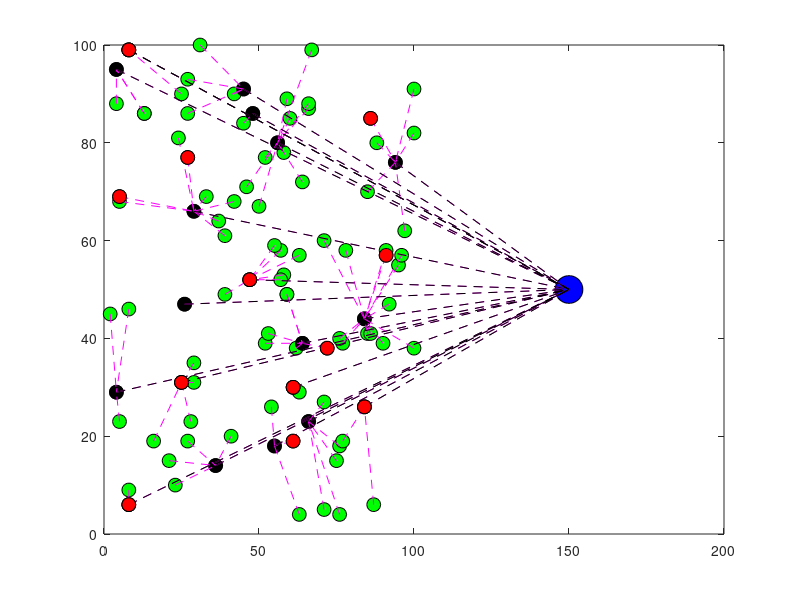

This figure's MATLAB source:
close all;
clc;
clear all;
a=1;
weight=ones(100,1);
b=101;
sensor_nodes=ones(100,1);
N=100; % Number of nodes
percent_cls_nodes = 20;
percent_mal_nodes = 20;
radius_nodes = 0.01;
sink_coord=[50;150];
data=1;
malicious_data=zeros(100,1000);
for i=1:1:N
    malicious_data(i,:)=randi([0,1],1,1000);
end
x_coord=randi([1,N],1,N);
x_coord(N+1)=150;
y_coord=randi([1,N],1,N);
y_coord(N+1)=50;
random_malicious_nodes = randi([1,N],1,percent_mal_nodes*N/100);
random_cluster_head = randi([1,N],1,percent_cls_nodes*N/100);
plot(x_coord,y_coord,'mo',...
    'LineWidth',0.1,...
    'MarkerEdgeColor','k',...
    'MarkerFaceColor',[0 1 0],...
    'MarkerSize',10);

 for i=1:1:N
    for j=1:1:percent_mal_nodes
        if random_malicious_nodes(j)==i
            hold on;
             sensor_nodes(i,1)=0;
%             plot(x_coord(i),y_coord(i),'mo',...
%             'LineWidth',0.1,...
%             'MarkerEdgeColor','k',...
%             'MarkerFaceColor',[1 0 0],...
%              'MarkerSize',5);
         
        end
    end
    for k=1:1:percent_cls_nodes
        if random_cluster_head(k)==i
            hold on;
            plot(x_coord(i),y_coord(i),'mo',...
            'LineWidth',0.1,...
            'MarkerEdgeColor','k',...
            'MarkerFaceColor','k',...
             'MarkerSize',10);
        end
    end
end
hold on;
plot(sink_coord(2,:),sink_coord(1,:),'mo',...
    'LineWidth',0.1,...
    'MarkerEdgeColor','k',...
    'MarkerFaceColor',[0 0 1],...
    'MarkerSize',20);
cluster_map =containers.Map('KeyType','int32','ValueType','int32');
for i=1:1:N
    xval=x_coord(i);
    yval=y_coord(i);
    distance=inf;
   for k=1:1:percent_cls_nodes
        if random_cluster_head(k)~=i
            cluster_x_value = x_coord(random_cluster_head(k));
            cluster_y_value = y_coord(random_cluster_head(k));
            p = sqrt(((cluster_x_value-xval).^2)+((cluster_y_value-yval).^2));
            
            if distance>p
                distance = p;
                nearest_cluster = random_cluster_head(k);
            end
        else
            distance = 0;
            nearest_cluster = N+1;        
        end
            
   end
    hold on;
    cluster_map(i)=nearest_cluster;
    plot([xval x_coord(nearest_cluster)],[yval y_coord(nearest_cluster)],'m--');
    
end

for k=1:1:percent_cls_nodes
        hold on;
        plot([x_coord(random_cluster_head(k)) sink_coord(2,:)],[y_coord(random_cluster_head(k)) sink_coord(1,:)],'k--');
end
tic
for i=1:1:N
    if sensor_nodes(i)==0
        for j=1:1:10    
            if malicious_data(i,j)~=data
                weight(i,1)=weight(i,1)-0.20;
            else
                if weight(i,1)<1
                    weight(i,1)=weight(i,1)+0.20;
                end
            end
            if(weight(i,1)<0.7)
                hold on;
                plot(x_coord(i),y_coord(i),'mo',...
                'LineWidth',0.1,...
                'MarkerEdgeColor','k',...
                'MarkerFaceColor',[1 0 0] ,...
                'MarkerSize',10);
                break;
            end
        end

    end
end
t=toc;
disp(t);



